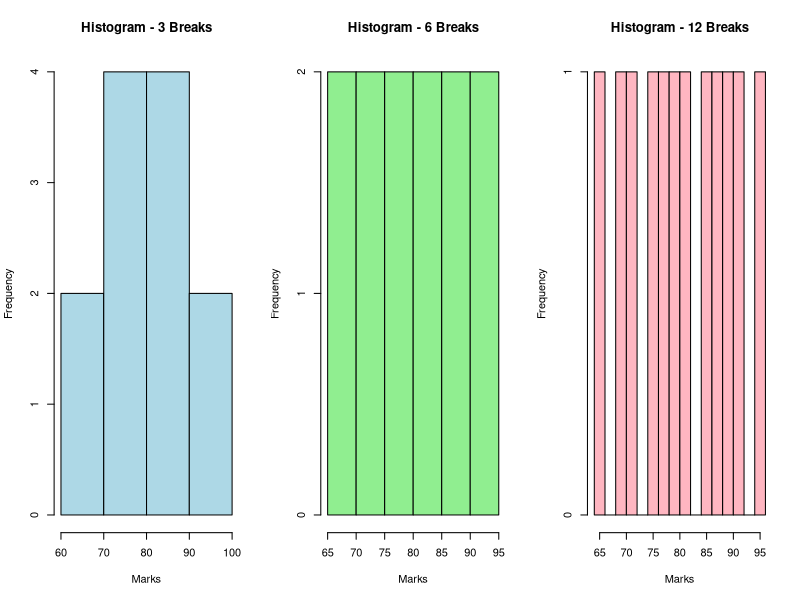

Source code (R):
marks <- c(65, 70, 72, 75, 78, 80, 82, 85, 88, 90, 92, 95)

# Summary statistics
summary(marks)

# Standard deviation
sd(marks)

# Five-number summary
fivenum(marks)

# Three histograms side by side
par(mfrow = c(1, 3))

hist(marks, breaks = 3,
     main = "Histogram - 3 Breaks",
     xlab = "Marks",
     col = "lightblue",
     border = "black")

hist(marks, breaks = 6,
     main = "Histogram - 6 Breaks",
     xlab = "Marks",
     col = "lightgreen",
     border = "black")

hist(marks, breaks = 12,
     main = "Histogram - 12 Breaks",
     xlab = "Marks",
     col = "lightpink",
     border = "black")

par(mfrow = c(1, 1))
